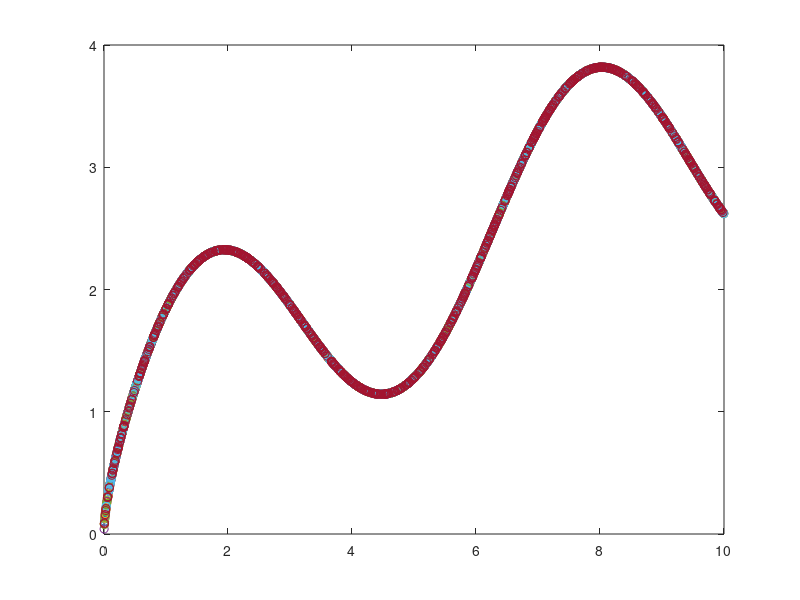

The MATLAB source for this figure: (Note: this script raises an error after producing the figure.)
function wrapper_harrison_GP()
%script to wrap GP function

%train for output m=1
m=1:7;

%extract data 
%M = csvread('train.csv'); %import data

x = 10*rand(1000,7);
z = sin(abs(x)) + sqrt(abs(x));
figure; plot(x,z,'o');
M = [z,x];
l_theta = 7; %number of output params
n = size(M,1);
train_prop = 0.8; % how much data to train on
Xtrain = M(1:train_prop*n,(l_theta+1):end);
Xtest = M((train_prop*n+1):n,(l_theta+1):end);
Y = M(1:train_prop*n,m);
Ytest = M((train_prop*n+1):n,m);

%specify covariance function
%squared exponential kernel
params.sigma = 0.1; %sigma squared
params.l = 1;
k = @(x1,x2) my_cov(x1,x2);  % params.sigma*exp(-0.5/params.l^2*(x1-x2).^2);

sn = 0.1; %variance of assumed additive noise

[fBarStar, CVfStar] = harrison_GP(Xtrain,Xtest,Y,k,sn);
size(fBarStar)

error = mean((fBarStar - Ytest).^2,1)

figure; plot(Ytest(:,1),fBarStar(:,1),'o');
end
function kk = my_cov(x1,x2)
params.sigma = 0.1; %sigma squared
params.l = 1;
aux = zeros();
for i=1:size(x1,1)
    for j=1:size(x2,1)
        aux(i,j) = sum((x1(i,:) - x2(j,:)).^2,2);
    end
end
kk =  params.sigma*exp(-0.5/params.l^2*aux);
end
